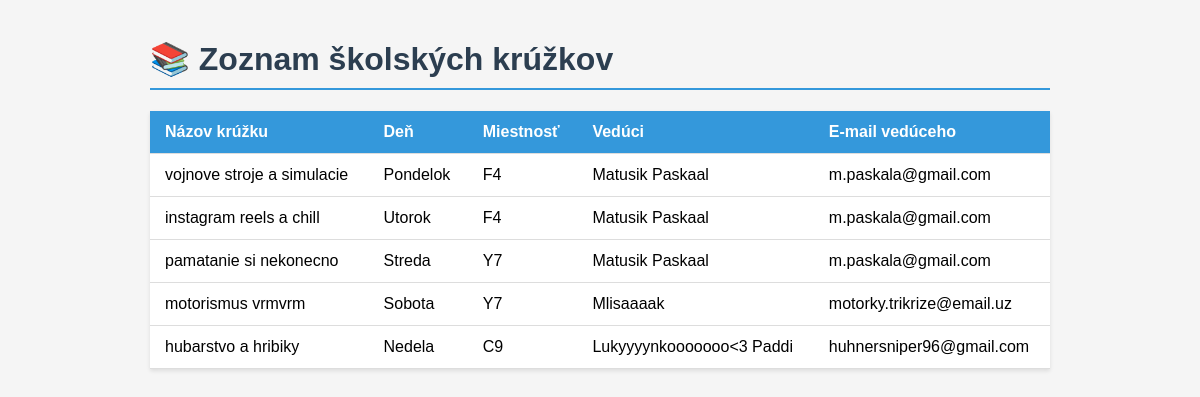
The app's page /normal/ with its own data.
### kruzky/models.py (models this page shows, shortened)
class Kruzok(models.Model):
    nazov = models.CharField(max_length=100)
    den = models.CharField(max_length=32)
    miestnost = models.CharField(max_length=16)
    veduci = models.ForeignKey(Veduci, on_delete=models.CASCADE)

class Veduci(models.Model):
    meno = models.CharField(max_length=64)
    email = models.EmailField(max_length=64)

### kruzky/views.py (the view)
# urls.py: path('normal/', views.zoznam_kruzkov, name='zoznam_kruzkov'),
def zoznam_kruzkov(request):
    kruzky = Kruzok.objects.select_related('veduci').all()
    kruzky = sorted(kruzky, key=lambda k: DEN_PORADIE.get(k.den, 99))
    return render(request, 'kruzky/realzoznam_kruzkov.html', {'kruzky': kruzky})

### kruzky/templates/kruzky/realzoznam_kruzkov.html (shortened to what this page needs)
<!DOCTYPE html>
<html lang="sk">
<head>
</head>
<body>
    <h1>📚 Zoznam školských krúžkov</h1>
    {% if kruzky %}
        <table>
            <thead>
                <tr>
                    <th>Názov krúžku</th>
                    <th>Deň</th>
                    <th>Miestnosť</th>
                    <th>Vedúci</th>
                    <th>E-mail vedúceho</th>
                </tr>
            </thead>
            <tbody>
                {% for kruzok in kruzky %}
                <tr>
                    <td>{{ kruzok.nazov }}</td>
                    <td>{{ kruzok.den }}</td>
                    <td>{{ kruzok.miestnost }}</td>
                    <td>{{ kruzok.veduci.meno }}</td>
                    <td>{{ kruzok.veduci.email }}</td>
                </tr>
                {% endfor %}
            </tbody>
        </table>
    {% else %}
        <p class="prazdny">Žiadne krúžky nie sú dostupné.</p>
    {% endif %}
</body>
</html>

### kruzky/templates/kruzky/realzoznam_kruzkov.html (style rules this page uses)
body { font-family: Arial, sans-serif; max-width: 900px; margin: 40px auto; padding: 0 20px; background-color: #f5f5f5; }
h1 { color: #2c3e50; border-bottom: 2px solid #3498db; padding-bottom: 10px; }
table { width: 100%; border-collapse: collapse; background-color: #ffffff; box-shadow: 0 2px 4px rgba(0,0,0,0.1); }
thead { background-color: #3498db; color: white; }
th, td { padding: 12px 15px; text-align: left; border-bottom: 1px solid #ddd; }

### records on screen
Kruzok: nazov "vojnove stroje a simulacie", den "Pondelok", miestnost "F4", veduci.meno "Matusik Paskaal", veduci.email "m.paskala@gmail.com"
Kruzok: nazov "instagram reels a chill", den "Utorok", miestnost "F4", veduci.meno "Matusik Paskaal", veduci.email "m.paskala@gmail.com"
Kruzok: nazov "pamatanie si nekonecno", den "Streda", miestnost "Y7", veduci.meno "Matusik Paskaal", veduci.email "m.paskala@gmail.com"
Kruzok: nazov "motorismus vrmvrm", den "Sobota", miestnost "Y7", veduci.meno "Mlisaaaak", veduci.email "motorky.trikrize@email.uz"
Kruzok: nazov "hubarstvo a hribiky", den "Nedela", miestnost "C9", veduci.meno "Lukyyyynkooooooo<3 Paddi", veduci.email "huhnersniper96@gmail.com"
